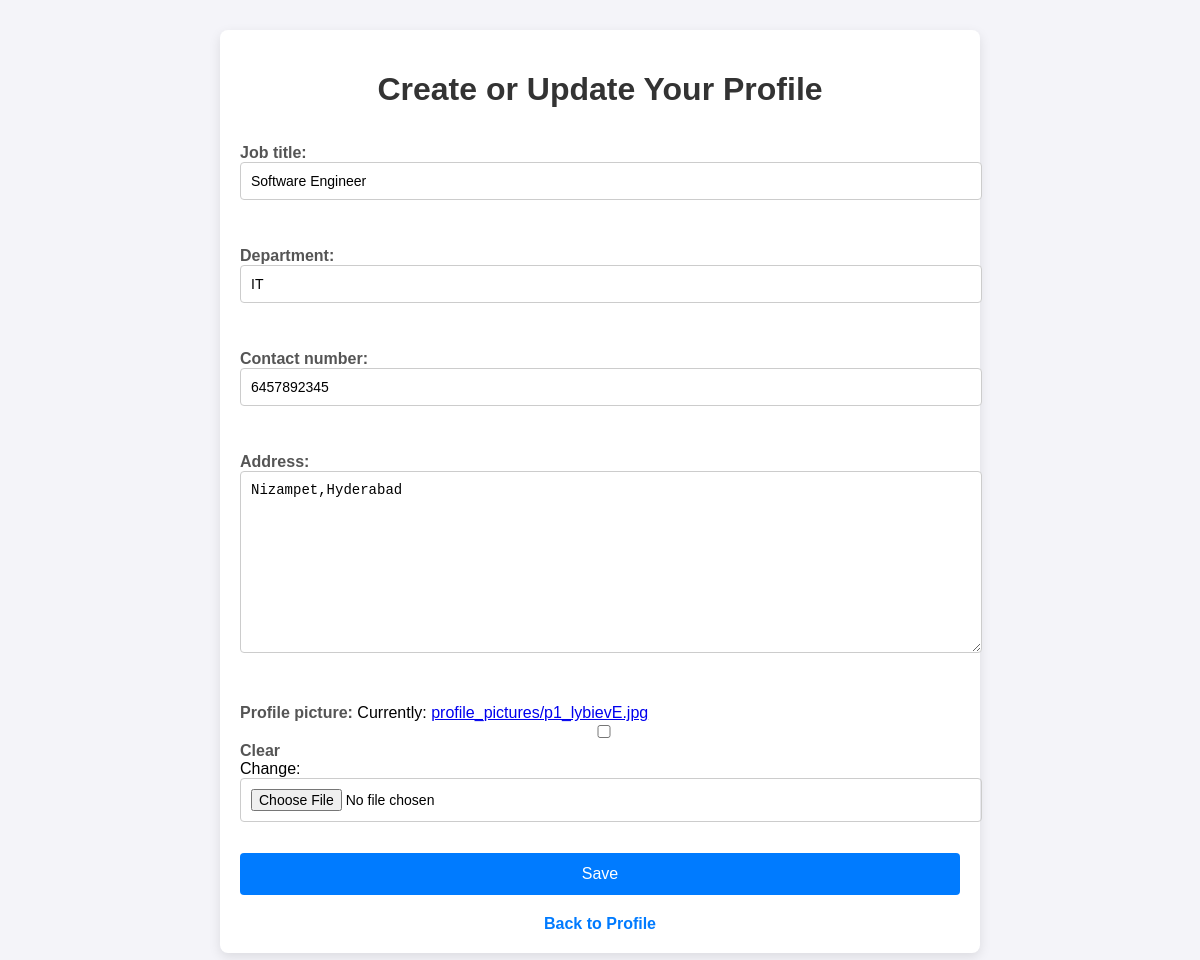
The page /employeeapp/create-profile/ (signed in) on the database its author committed.
### employeeapp/models.py (models this page shows, shortened)
class EmployeeProfile(models.Model):
    user = models.OneToOneField(User, on_delete=models.CASCADE)
    job_title = models.CharField(max_length=100)
    department = models.CharField(max_length=100)
    contact_number = models.CharField(max_length=15)
    address = models.TextField()
    profile_picture = models.ImageField(upload_to='profile_pictures/', blank=True, null=True)

### employeeapp/views.py (the view)
# urls.py: path('create-profile/', views.create_or_update_profile, name='create_profile'),
@login_required
def create_or_update_profile(request):
    profile, created = EmployeeProfile.objects.get_or_create(user=request.user)
    if request.method == 'POST':
        form = EmployeeProfileForm(request.POST, request.FILES, instance=profile)
        if form.is_valid():
            form.save()
            return redirect('employeeapp:view_profile')
    else:
        form = EmployeeProfileForm(instance=profile)
    return render(request, 'employeeapp/create_profile.html', {'form': form})

### employeeapp/forms.py
class EmployeeProfileForm(forms.ModelForm):
    class Meta:
        model = EmployeeProfile
        fields = ['job_title', 'department', 'contact_number', 'address', 'profile_picture']

### templates/employeeapp/create_profile.html (shortened to what this page needs)
<!DOCTYPE html>
<html lang="en">
<head>
</head>
<body>
    <div class="container">
        <h1>Create or Update Your Profile</h1>
        <form method="post" enctype="multipart/form-data">
            {{ form.as_p }}
            <button type="submit">Save</button>
        </form>
        <div class="form-footer">
            <a href="{% url 'employeeapp:view_profile' %}">Back to Profile</a>
        </div>
    </div>
</body>
</html>

### templates/employeeapp/create_profile.html (style rules this page uses)
body { font-family: Arial, sans-serif; margin: 0; padding: 0; background-color: #f4f4f9; }
.container { width: 60%; margin: 30px auto; padding: 20px; background-color: #ffffff; border-radius: 8px; box-shadow: 0 4px 12px rgba(0, 0, 0, 0.1); }
h1 { text-align: center; color: #333; margin-bottom: 20px; }
form { display: flex; flex-direction: column; gap: 15px; }
form label { font-weight: bold; color: #555; }
form input, form select, form textarea { padding: 10px; border: 1px solid #ccc; border-radius: 4px; font-size: 14px; width: 100%; }
form button { padding: 12px 20px; background-color: #007bff; color: white; border: none; border-radius: 4px; font-size: 16px; cursor: pointer; }
.form-footer { text-align: center; margin-top: 20px; }
.form-footer a { color: #007bff; text-decoration: none; font-weight: bold; }

### rows shown on the page
EmployeeProfile: job_title "Software Engineer", department "IT", contact_number "6457892345", address "Nizampet,Hyderabad"
